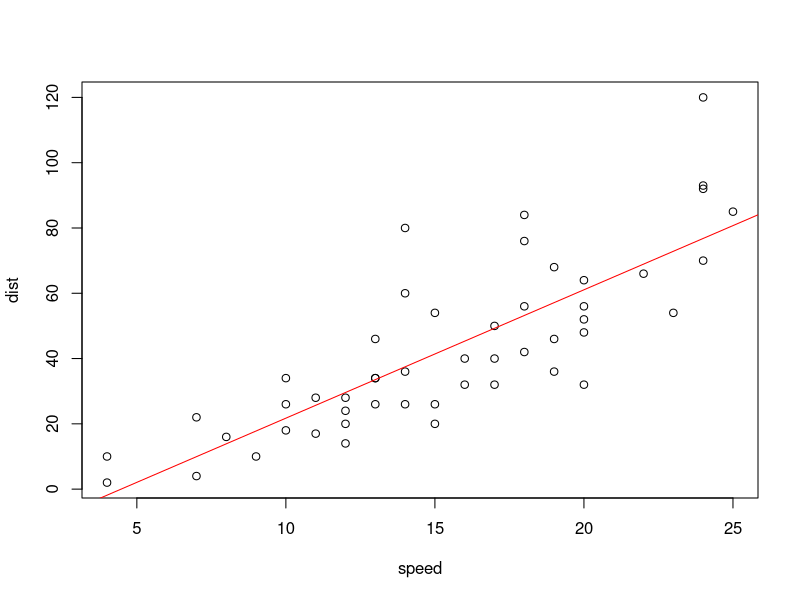
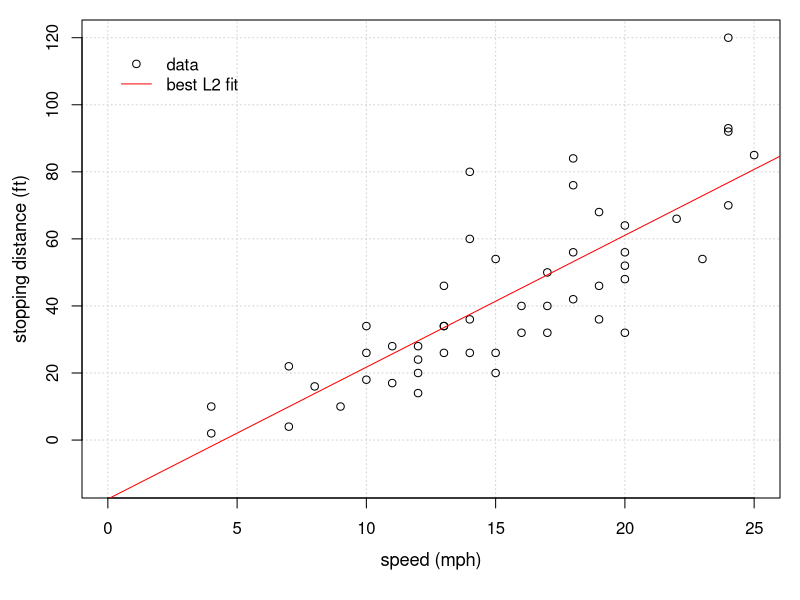
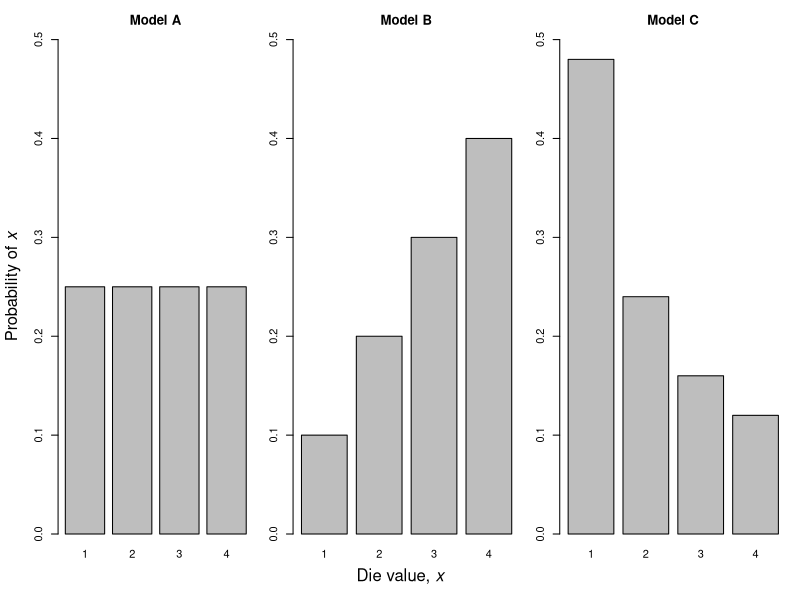
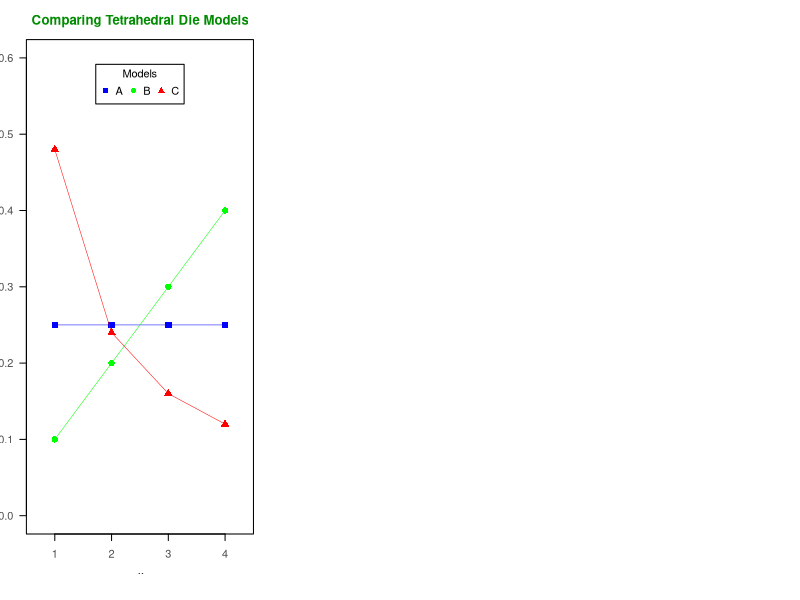
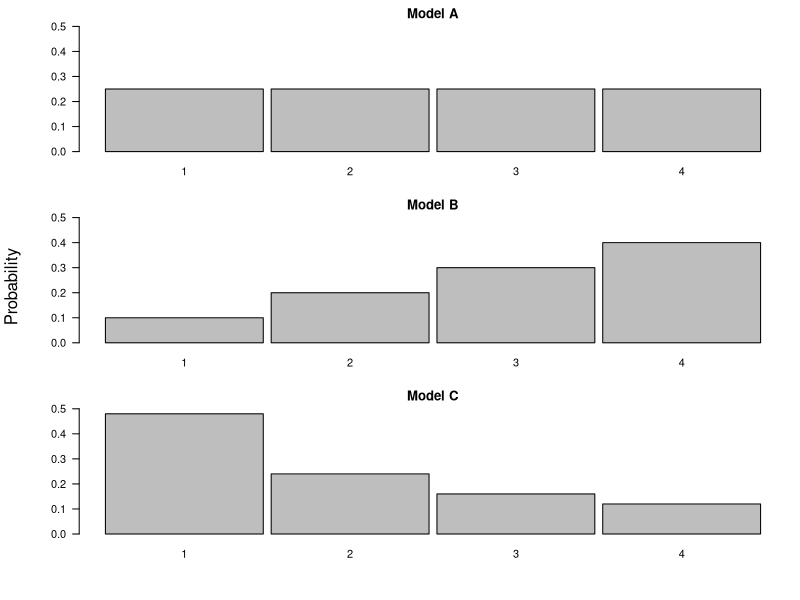
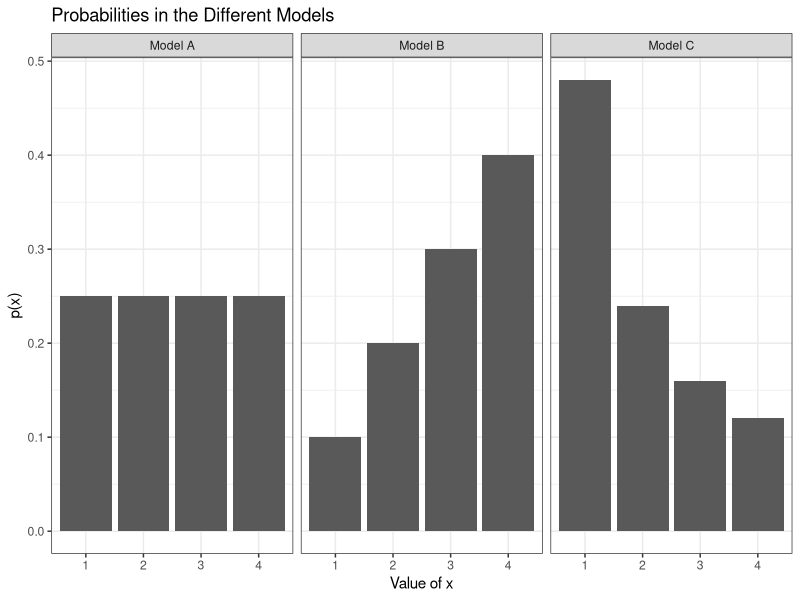
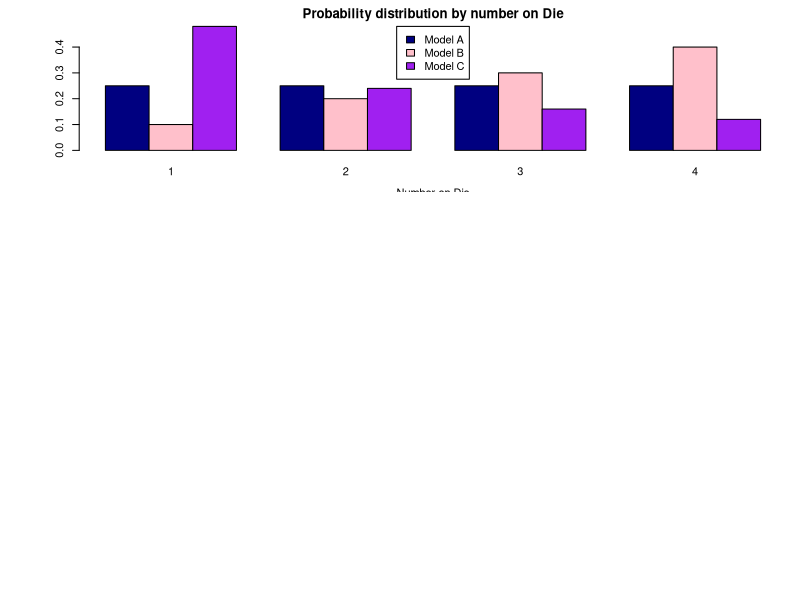

The R script that drew these images, in order:
## ---- chunk 1
rm(list=ls()) # clean up
library(knitr)
gr <- (1+sqrt(5))/2 # golden ratio, for figures
opts_chunk$set(comment="  ",
               fig.align="center",
               collapse=TRUE, 
               #echo=FALSE,
               fig.asp=1/gr,
               dev="png"
               )
## ---- chunk 2
plot(cars)
fit <- lm(dist ~ speed, data=cars) # lm() stands for linear model
abline(fit, col="red") # abline() makes straight lines
## ---- chunk 3

## To see what is going on in these next two statements, which are
## purely cosmetic, see the help entry for plot(), specifically the 
## list of graphical parameters there with their default values. 
par(mar=c(5.1, 4.1, 1, 1)) # reduce margin size on sides 3 and 4
par(mgp=c(2.6, 1, 0))      # move axis labels nearer to axes

plot(cars, xlim=c(0,25), ylim=c(-12,120),
     panel.first=grid(), cex.lab=1.1,
     xlab="speed (mph)", ylab="stopping distance (ft)"
     )
fit <- lm(dist ~ speed, data=cars) 
abline(fit, col="red") 
legend("topleft", inset=0.05, bty="n", pch=c(1,NA), lty=c(NA,1),   
       col=c("black","red"),
       #title="Cars Data",
       legend=c("data", "best L2 fit")
       )
## ---- chunk 4
xn <- 1:4            # four-sided die
pA <- rep(0.25, 4)   # model A
pB <- xn/10          # model B
pC <- 12/25/xn       # model C

par(mfrow=c(1,3))    # three plots side by side
col <- "gray"
ylim <- c(0, 0.5)
xlab <- paste(xn)    # character vector
ylab <- expression("Probability of " * italic(x))

par(oma=c(2, 0, 0, 0)) # create outer margin on side 1

# left panel
par(mar=c(3, 4.4, 3, 1)) # inner margins
barplot(pA, col=col, ylim=ylim, names=xn, cex.lab=1.5,
        ylab=ylab  , xlab=""  , main="Model A")

# center panel
par(mar=c(3, 2, 3, 1)) # inner margins
barplot(pB, col=col, ylim=ylim, names=xn,
        ylab=""    , xlab=""   , main="Model B")

# right panel
par(mar=c(3, 2, 3, 1)) # inner margins
barplot(pC, col=col, ylim=ylim, names=xn,
        ylab=""    , xlab=""   , main="Model C")

# common x-label
mtext(expression("Die value, " * italic(x)), 
      side=1, line=0, outer=TRUE)
## ---- chunk 5
plot.new() 
plot.window(xlim = c(.5, 4.5), ylim = c(0, .6), xaxs = "i")
box()
axis(1, at = 1:4, labels = c("1","2","3","4"),
     col.axis = "grey30", las = 1)
axis(2, col.axis = "grey30", las = 1)
title(main = "Comparing Tetrahedral Die Models",
      col.main = "green4",
      xlab = "x", ylab = "p(x)",
      col.lab = "black", font.lab = 3)
#box("figure", col = "red")

A <- rep(0.25,4)
B <- function(x) x/10
C <- function(x) 12/(25*x)
x <- c(1,2,3,4)

points(x, A   , col="blue" , cex=1.3, pch=15)
lines( x, A   , col="blue" , lty="solid", lwd=0.5)
points(x, B(x), col="green", cex=1.3, pch=16)
lines( x, B(x), col="green", lty="solid", lwd=0.5)
points(x, C(x), col="red"  , cex=1.3, pch=17)
lines( x, C(x), col="red"  ,lty="solid", lwd=0.5)

legend("top", inset=.05, horiz=TRUE,
       title="Models", 
  	   legend=c("A","B","C"), 
       pch=c(15,16,17), 
  	   col=c("blue","green","red"))
## ---- chunk 6
par(mfrow = c(3,1), mar = c(3,6,2,1), family = 'sans')

X <-  1:4
modA <-  rep(1/4, length(X))
modB <-  X/10
modC <-  12/25/X
mods <- list(modA, modB, modC) 

width <- rep(1,4)
names <- 1:4
for(i in 1:3) { # loop over models
  barplot( mods[[i]], width=width, space = 0.05, 
           ylim = c(0,0.5), las = 1, names=xn,
           main = paste('Model', LETTERS[1:3])[i]
           )
} # end for
mtext(side = 2, 'Probability', outer = T, line = -1.5, font = 1)
## ---- chunk 7

library("ggplot2") 

a <- data.frame(
       x = rep(paste(1:4), 3),
       Model = rep(paste("Model", LETTERS[1:3]), each=4),
       prob = c(rep(1/4,4), (1:4)/10, 12/25/(1:4) ) 
       )
                  
b <- ggplot(data = a, mapping = aes(x=x, y=prob) )     + 
     geom_bar(aes(), stat = "identity", 
              position = position_dodge(width = 0.9))  +
     labs(x = "Value of x", y = "p(x)")                +
     ggtitle("Probabilities in the Different Models")  +
     theme_bw()                                        + 
     facet_wrap(~Model)

plot(b)
## ---- chunk 8

x <- c(1, 2, 3, 4)
p1 <- 1/4 + x*0
p2 <- x/10
p3 <- 12/(25*x)

p <- matrix(c(p1, p2, p3), ncol = 4, byrow = TRUE)
rownames(p) <- paste("Model", c("A","B","C"))
colnames(p) <- x

barplot(p, main="Probability distribution by number on Die",
        xlab="Number on Die", col=c("navy","pink", "purple"), 
        beside = TRUE, 
        legend = rownames(p),
        args.legend=list(x="top")
        )
